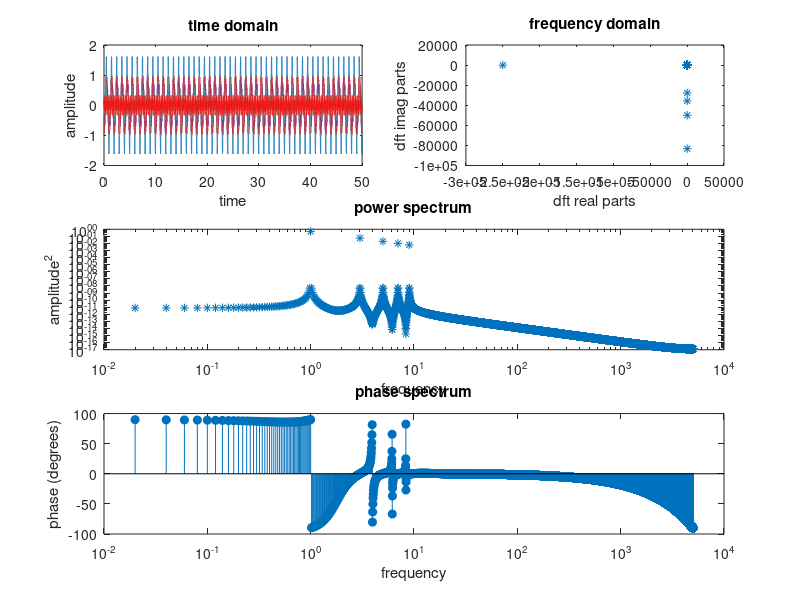

Recreate this plot in MATLAB.
% simple simulation to help understand the frequency domain, make sure to
% put lowPassFilter on your path if running the noiseSignal
% JC 1/20/12

% select signal type
sineSignal = true ; % if true than create a sum of sine waves
noiseSignal = false ; % if true than create gaussian noise
gaussianSignal = false ; % if true than create a gaussian

% time parameters
sampleRate = 10000 ; %hz
maxTime = 50 ; %sec

%sumed sine wave parameters
SineFrequency = [1,3,5,7,9] ; %hz
SinePhase = [90,0,0,0,0] ; % degrees
SineAmplitude = [1,1/3,1/5,1/7,1/9] ; 

% noise parameters
noiseVar = 500 ; % variance
noiseMaxFreq = 4 ; % maximum high freq

% gaussian parameters
gaussMean = 10 ;
gaussVar = .5 ;

% time
time = [0:1/sampleRate:maxTime] ;
numPnts = length(time) ;

% construct signal
if sineSignal
    for a=1:length(SineFrequency) ;
        sineWave(a,:) = SineAmplitude(a)*sin(SineFrequency(a)*2*pi*time-SinePhase(a)*pi/180) ;
    end
    signal = sum(sineWave,1) ; 
    
elseif noiseSignal 
    signalTemp = normrnd(0,sqrt(noiseVar),1,length(time)) ;
    signal = lowPassFilter(signalTemp,sampleRate,noiseMaxFreq) ;
    
elseif gaussianSignal
    signal = exp(-((time-gaussMean).^2)/(2*gaussVar)) ;
    
end

% analyzable frequencies
niquist = sampleRate/2 ;
fstep = 1/maxTime ;
powerSpecX = [0:fstep:niquist] ;

% dft of signal
signal_dft_temp = fft(signal) ;
signal_dft = signal_dft_temp(1:length(powerSpecX)) ; % only the positive frequency components

% analyze signal variance
signal_dft_amplitude = sqrt(real(signal_dft).^2+imag(signal_dft).^2) ;
% signal_dft_amplitude = sqrt(signal_dft*conj(signal_dft)) ; % equivilent to above
scaleFactor = 2/(numPnts^2) ;
signal_dft_power = signal_dft_amplitude.^2*scaleFactor ;

signal_dft_power_sum = sum(signal_dft_power) 
signal_var = var(signal) 

% analyze signal phase
signal_dft_phase = atand(real(signal_dft)./imag(signal_dft)) ;
signal_dft_phase = signal_dft_phase(1:length(powerSpecX)) ;

% figures
figure 
subplot(3,2,1) % time domain
plot(time,signal) 
xlabel('time')
ylabel('amplitude')
title('time domain')

if sineSignal
    hold on
    plot(time,sineWave,'r')
end

subplot(3,2,2) % frequency domain
plot(real(signal_dft),imag(signal_dft),'*')
xlabel('dft real parts')
ylabel('dft imag parts')
title('frequency domain')

subplot(3,2,3:4) % power spectrum
loglog(powerSpecX,signal_dft_power,'*')
xlabel('frequency')
ylabel('amplitude^2')
title('power spectrum')

subplot(3,2,5:6) % phase spectrum
stem(powerSpecX,signal_dft_phase,'filled')
h = gca ;
set(h,'xscale','log')
xlabel('frequency')
ylabel('phase (degrees)')
title('phase spectrum')

